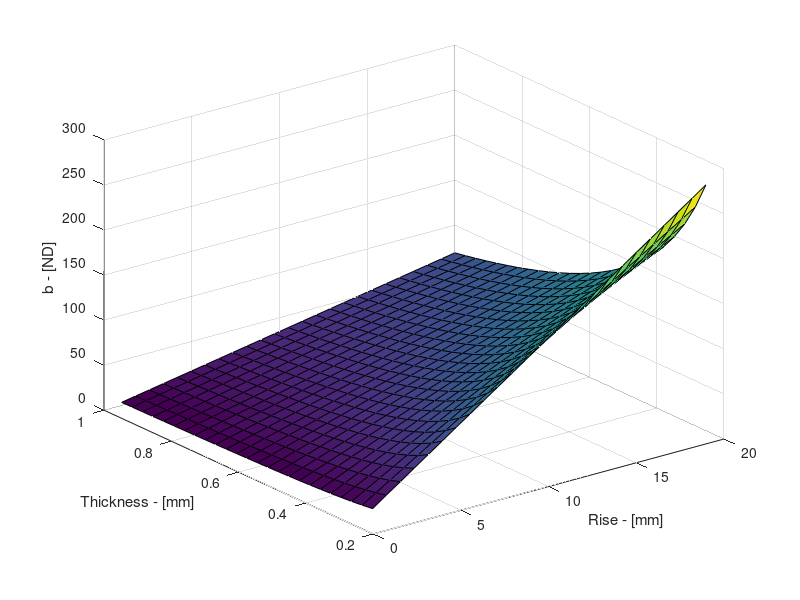

The MATLAB script that drew this image:
%% PETG
% rho = 1270;     % [kg/m^3]
% EE   = 4.3*1e9;  % [N/m^2]

%% Steel
rho = 7930;     % [kg/m^3]
EE   = 210*1e9;  % [N/m^2]

% %% Elite 32
% rho = 1;        % [kg/m^3]
% EE   = 0.234e6;  % [N/m^2]  


%% ===================================================================
%  Dimensional Constants
L = 100 / 1000; % [m] Length
w = 11 / 1000;  % [m] Width
alpha = 1/1000; % [m/s] Indentor Speed
beta = 0.5;     % [Ns/m^2] Damping

b = linspace(1,20,25)/1000;     % [m] Rise
t = linspace(0.254,1,25)/1000;   % [m] Thickness

[B T] = meshgrid(b,t);

%% ===================================================================
%  Derived Constants
II = 1/12*w*T.^3;
AA = w*T;
rr = sqrt(II./AA);

%% PRL
PRLB = B ./ rr;

surf(B*1000,T*1000,PRLB)
xlabel('Rise - [mm]')
ylabel('Thickness - [mm]')
zlabel('b - [ND]')

%% PRL Rubber Arch
b = 2 *sqrt(3);
